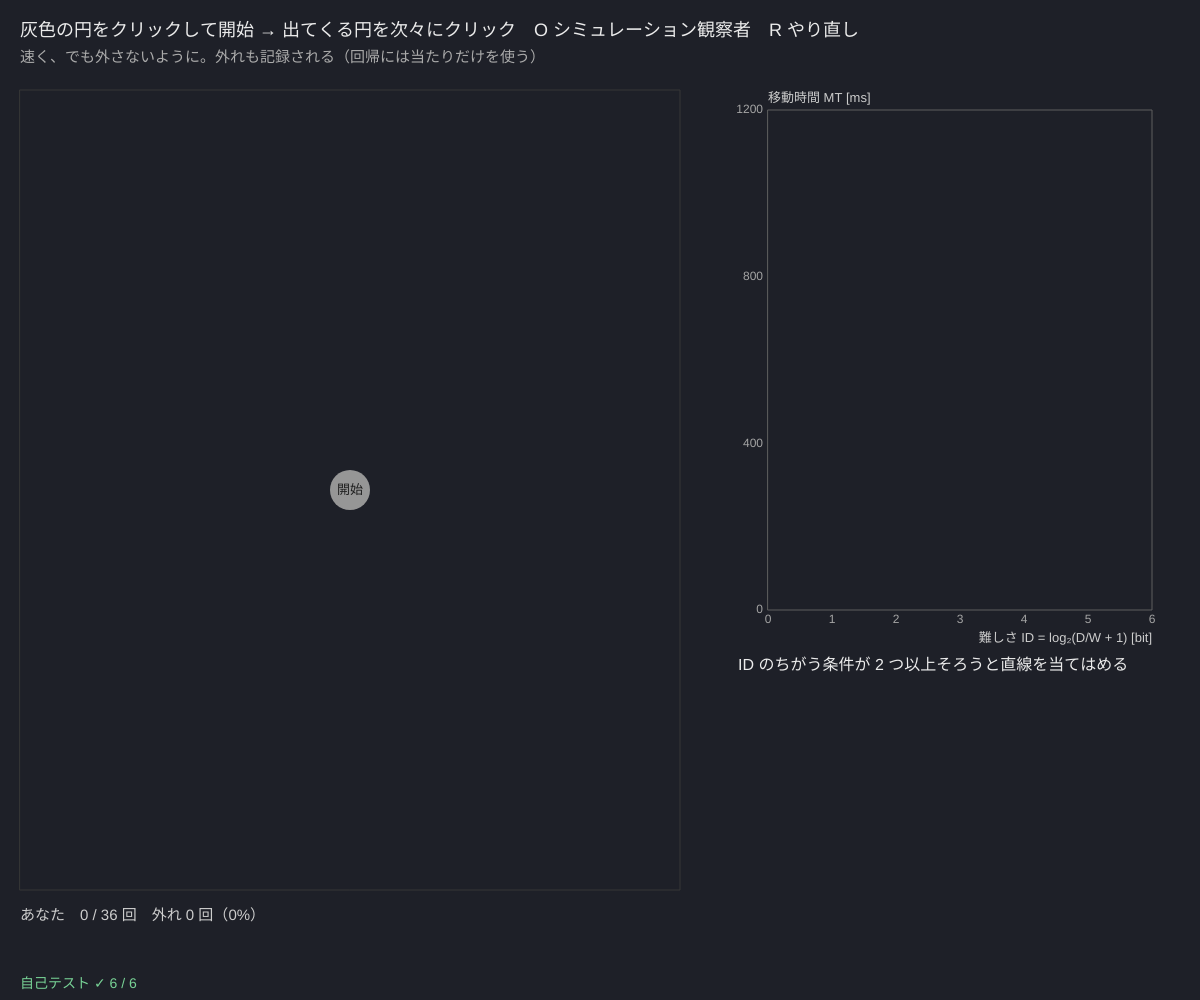
Frame 1 (no input)
Frame 60 (no input): identical to frame 1, image omitted
Frame 120 (the mouse pressed at the canvas centre since frame 60): identical to frame 1, image omitted

The p5.js sketch that drew this single still picture (run headless with seeded random() and noise() and a simulated clock; from frame 60 on, the mouse is pressed at the canvas centre):

// p5.js sketch
// ── sketch.js
// ============================================
// 10 フィッツの法則 ─ 遠くて小さいものほど、指すのに時間がかかる
// 出てきた円（ターゲット）をできるだけ速く正確にクリックする。距離 D と幅 W を 3 × 3 通りに変える
// 難しさ ID = log₂(D/W + 1) [bit]（シャノン形）。移動時間 MT = a + b·ID を回帰し、スループット = ID ÷ MT [bit/秒] を出す
// 灰色の円をクリックして開始 / O = シミュレーション観察者 / R = やり直し
// ============================================

const DS = [150, 300, 500];            // ★ 距離 D [px]
const WS = [16, 32, 64];               // ★ 幅 W [px]（円の直径）
const REPS = 4;                        // ★ 1 条件の回数（9 × 4 = 36 回）
const SIM = { a: 150, b: 120, sd: 40, err: 0.04 };   // ★ シミュレーション観察者：MT = a + b·ID [ms]
let order = [], ti = 0, trials = [], phase = 'ready', from = null, tgt = null, t0 = 0, sc = 1, simMode = false, simSeed = 1, fit = null;

function setup() {
  createCanvas(windowWidth, windowHeight);
  selfTest();
  resetData(false);
}
function arena() { return { x: 20, y: 90, w: width * 0.55, h: height - 200 }; }
function resetData(sim) {
  simMode = sim; trials = []; ti = 0; fit = null; seedRng(Date.now());
  order = []; for (let r = 0; r < REPS; r++) for (let D of DS) for (let W of WS) order.push([D, W]);
  shuffleArr(order);
  let A = arena(); sc = Math.min(1, (A.w - 80) / DS[DS.length - 1]);   // 画面がせまいときは全体を縮める（ID は変わらない）
  from = { x: A.x + A.w / 2, y: A.y + A.h / 2 }; phase = 'ready';
}
function ID(D, W) { return Math.log2(D / W + 1); }
function placeTarget() {
  let A = arena(), [D, W] = order[ti], d = D * sc, dir = rnd() < 0.5 ? -1 : 1;
  if (from.x + dir * d < A.x + 40 || from.x + dir * d > A.x + A.w - 40) dir = -dir;
  tgt = { x: from.x + dir * d, y: from.y, D, W, w: W * sc };
}
function mousePressed() {
  if (simMode) return;
  if (phase === 'ready') { if (Math.hypot(mouseX - from.x, mouseY - from.y) < 22) { placeTarget(); phase = 'go'; t0 = performance.now(); } return; }
  if (phase !== 'go') return;
  let mt = performance.now() - t0, hit = Math.hypot(mouseX - tgt.x, mouseY - tgt.y) <= tgt.w / 2;
  trials.push({ D: tgt.D, W: tgt.W, id: ID(tgt.D, tgt.W), mt, hit });
  from = { x: tgt.x, y: tgt.y }; ti++; refit();
  if (ti >= order.length) { phase = 'done'; return; }
  placeTarget(); t0 = performance.now();   // 次のターゲットはいまクリックした所から D はなれた所
}
// 条件ごとの平均 MT（当たりだけ）で直線 MT = a + b·ID
function condMeans(tr) {
  let out = [];
  for (let D of DS) for (let W of WS) { let r = tr.filter((t) => t.D === D && t.W === W && t.hit); if (r.length) out.push([ID(D, W), r.reduce((s, t) => s + t.mt, 0) / r.length]); }
  return out;
}
function throughput(tr) { let r = tr.filter((t) => t.hit && t.mt > 0); return r.length ? r.reduce((s, t) => s + t.id / (t.mt / 1000), 0) / r.length : null; }
function refit() { let c = condMeans(trials); fit = linFit(c.map((p) => p[0]), c.map((p) => p[1])); }
function simTrials(reps) {
  let out = [];
  for (let r = 0; r < reps; r++) for (let D of DS) for (let W of WS) { let id = ID(D, W); out.push({ D, W, id, mt: Math.max(80, SIM.a + SIM.b * id + SIM.sd * rndNormal()), hit: rnd() > SIM.err }); }
  return out;
}
function runSim(seed) { resetData(true); seedRng(seed); trials = simTrials(15); ti = order.length; phase = 'done'; refit(); }

function draw() {
  background(30, 32, 40);
  fill(235); noStroke(); textSize(18);
  text('灰色の円をクリックして開始 → 出てくる円を次々にクリック　O シミュレーション観察者　R やり直し', 20, 36);
  fill(170); textSize(15);
  text('速く、でも外さないように。外れも記録される（回帰には当たりだけを使う）', 20, 62);
  let A = arena();
  noFill(); stroke(55); rect(A.x, A.y, A.w, A.h);
  noStroke();
  if (phase === 'ready' && !simMode) { fill(150); circle(from.x, from.y, 40); fill(30); textSize(13); textAlign(CENTER, CENTER); text('開始', from.x, from.y); textAlign(LEFT, BASELINE); }
  if (phase === 'go') {
    stroke(70); strokeWeight(1); line(from.x, from.y, tgt.x, tgt.y);
    noStroke(); fill(255, 200, 110); circle(tgt.x, tgt.y, tgt.w);
    fill(170); textSize(13); text('D = ' + tgt.D + '　W = ' + tgt.W + '　ID = ' + ID(tgt.D, tgt.W).toFixed(2) + ' bit', A.x + 10, A.y + A.h - 10);
  }
  let hits = trials.filter((t) => t.hit).length;
  fill(205); textSize(15);
  text((simMode ? 'シミュレーション観察者' : 'あなた') + '　' + trials.length + (simMode ? '' : ' / ' + order.length) + ' 回　外れ ' + (trials.length - hits) + ' 回（' + (trials.length ? ((100 * (trials.length - hits)) / trials.length).toFixed(0) : 0) + '%）' + (phase === 'done' && !simMode ? '　おつかれさま！' : ''), A.x, A.y + A.h + 30);

  // ---- MT と ID のグラフ
  let g = { x: width * 0.64, y: 110, w: width * 0.32, h: height * 0.5, x0: 0, x1: 6, y0: 0, y1: 1200 };
  plotAxes(g, '難しさ ID = log₂(D/W + 1) [bit]', '移動時間 MT [ms]', [0, 1, 2, 3, 4, 5, 6], [0, 400, 800, 1200]);
  noStroke();
  for (let t of trials) { fill(t.hit ? color(120, 190, 255, 90) : color(255, 100, 100, 150)); circle(gX(g, t.id), gY(g, Math.min(t.mt, 1200)), 5); }
  fill(120, 190, 255); for (let p of condMeans(trials)) circle(gX(g, p[0]), gY(g, p[1]), 12);
  if (simMode) { stroke(120, 200, 140); strokeWeight(1.5); line(gX(g, 0), gY(g, SIM.a), gX(g, 6), gY(g, SIM.a + 6 * SIM.b)); }
  let ry = g.y + g.h + 60, tp = throughput(trials);
  if (fit && fit.ok) {
    stroke(255, 170, 90); strokeWeight(3); line(gX(g, 0), gY(g, fit.a), gX(g, 6), gY(g, fit.a + 6 * fit.b));
    noStroke(); fill(235); textSize(17);
    text('MT = ' + fit.a.toFixed(0) + ' + ' + fit.b.toFixed(0) + '·ID [ms]　r² = ' + fit.r2.toFixed(2), g.x - 30, ry);
  } else { noStroke(); fill(235); textSize(16); text('ID のちがう条件が 2 つ以上そろうと直線を当てはめる', g.x - 30, ry); }
  noStroke(); fill(235); textSize(15);
  if (tp) text('スループット（ID ÷ MT の平均）= ' + tp.toFixed(2) + ' bit/秒' + (fit && fit.ok && fit.b > 1 ? '　（1/b = ' + (1000 / fit.b).toFixed(2) + '）' : ''), g.x - 30, ry + 26);
  if (simMode) { fill(120, 200, 140); textSize(14); text('本当の値：a = ' + SIM.a + ' ms、b = ' + SIM.b + ' ms/bit', g.x - 30, ry + 52); }
  fill(selfTestResults.every((r) => r.ok) ? color(120, 210, 150) : color(255, 90, 90)); textSize(14);
  text(selfTestLine(), 20, height - 12);
}

function keyPressed() {
  if (key === 'o' || key === 'O') runSim(++simSeed);
  if (key === 'r' || key === 'R') resetData(false);
  return false;
}

// ---- 自己テスト
function selfTest() {
  selfTestResults = [];
  check('ID(D = 300, W = 20) = log₂16 = 4 bit、ID(150, 50) = 2 bit', near(ID(300, 20), 4, 1e-12) && near(ID(150, 50), 2, 1e-12));
  check('D と W を同じ倍率で縮めても ID は同じ', near(ID(500 * 0.7, 16 * 0.7), ID(500, 16), 1e-12));
  let f = linFit([1, 2, 3, 4], [250, 370, 490, 610]);
  check('ゆらぎのない MT → a = 130、b = 120 ちょうど', near(f.a, 130, 1e-9) && near(f.b, 120, 1e-9));
  check('スループット：ID 4 bit を 0.5 秒 → 8 bit/秒', near(throughput([{ id: 4, mt: 500, hit: true }]), 8, 1e-12));
  check('外ればかり・データなしでも NaN にならない（null）', throughput([{ id: 4, mt: 500, hit: false }]) === null && throughput([]) === null);
  seedRng(52); let tr = simTrials(40), c = condMeans(tr), f2 = linFit(c.map((p) => p[0]), c.map((p) => p[1]));
  check('シミュレーション観察者（360 回）：b ≈ 120 ms/bit（±12）、a ≈ 150（±30）', near(f2.b, SIM.b, 12) && near(f2.a, SIM.a, 30));
  reportSelfTest();
}

// ---------- やってみよう ----------
// 1. 36 回やって、自分の a、b、スループットを出そう。隣の人と比べると？
// 2. マウスとトラックパッド（またはタッチ）で測り比べよう。どのくらいちがう？
// 3. 「速く！」と「絶対に外さない」で意識を変えると、外れの割合と MT はどう変わる？
// 4. 画面の端にあるボタン（メニューバーなど）が押しやすいのはなぜ？ W がどうなると考えられる？
// 5. WS に 8 を足して、とても小さいターゲットでも直線に乗るか確かめよう


// ==================================================
// ここから下は「心理物理の道具」（中身は読まなくても OK。消さないでね）
// ==================================================
// ---- 種つきの乱数（同じ種なら毎回同じ列）。シミュレーション観察者と自己テストで使う
let rngState = 1;
function seedRng(s) { rngState = (s >>> 0) || 1; }
function rnd() {                       // 0〜1 の一様乱数（mulberry32）
  rngState = (rngState + 0x6d2b79f5) >>> 0;
  let t = rngState;
  t = Math.imul(t ^ (t >>> 15), t | 1);
  t ^= t + Math.imul(t ^ (t >>> 7), t | 61);
  return ((t ^ (t >>> 14)) >>> 0) / 4294967296;
}
function rndNormal() { let u = 1 - rnd(), v = rnd(); return Math.sqrt(-2 * Math.log(u)) * Math.cos(2 * Math.PI * v); }   // 標準正規分布
function shuffleArr(a) { for (let i = a.length - 1; i > 0; i--) { let j = Math.floor(rnd() * (i + 1)), t = a[i]; a[i] = a[j]; a[j] = t; } return a; }
function clampv(v, a, b) { return v < a ? a : v > b ? b : v; }
// ---- 正規分布：Φ（累積分布）と z（その逆関数。二分法で数値的に解く）
function erfA(x) {                     // 誤差関数（Abramowitz & Stegun 7.1.26、誤差 1.5e-7 以下）
  let s = x < 0 ? -1 : 1; x = Math.abs(x);
  let t = 1 / (1 + 0.3275911 * x);
  let y = 1 - ((((1.061405429 * t - 1.453152027) * t + 1.421413741) * t - 0.284496736) * t + 0.254829592) * t * Math.exp(-x * x);
  return s * y;
}
function Phi(x) { return 0.5 * (1 + erfA(x / Math.SQRT2)); }
function zOf(p) {                      // Φ(z) = p となる z
  p = clampv(p, 1e-9, 1 - 1e-9);
  let lo = -9, hi = 9;
  for (let i = 0; i < 70; i++) { let m = (lo + hi) / 2; if (Phi(m) < p) lo = m; else hi = m; }
  return (lo + hi) / 2;
}
// 割合を 1/(2N) で補正（0 や 1 だと z が無限大になるので）
function rateFix(k, n) { return n > 0 ? clampv(k / n, 1 / (2 * n), 1 - 1 / (2 * n)) : 0.5; }
// ---- 直線 y = a + b x を最小二乗法で当てはめる（r² = 当てはまりのよさ）
function linFit(xs, ys) {
  let n = xs.length;
  if (n < 2) return { ok: false };
  let mx = 0, my = 0;
  for (let i = 0; i < n; i++) { mx += xs[i]; my += ys[i]; }
  mx /= n; my /= n;
  let sxx = 0, sxy = 0, syy = 0;
  for (let i = 0; i < n; i++) { sxx += (xs[i] - mx) ** 2; sxy += (xs[i] - mx) * (ys[i] - my); syy += (ys[i] - my) ** 2; }
  if (sxx < 1e-12) return { ok: false };
  let b = sxy / sxx;
  return { ok: true, a: my - b * mx, b, r2: syy > 1e-12 ? (sxy * sxy) / (sxx * syy) : 1 };
}
// ---- グラフの道具：g = { x, y, w, h, x0, x1, y0, y1, logx, logy }
function gX(g, v) { let t = g.logx ? (Math.log(v) - Math.log(g.x0)) / (Math.log(g.x1) - Math.log(g.x0)) : (v - g.x0) / (g.x1 - g.x0); return g.x + clampv(t, -0.02, 1.02) * g.w; }
function gY(g, v) { let t = g.logy ? (Math.log(v) - Math.log(g.y0)) / (Math.log(g.y1) - Math.log(g.y0)) : (v - g.y0) / (g.y1 - g.y0); return g.y + g.h - clampv(t, -0.02, 1.02) * g.h; }
function plotAxes(g, xl, yl, xt, yt) {
  stroke(95); strokeWeight(1); noFill(); rect(g.x, g.y, g.w, g.h);
  noStroke(); fill(165); textSize(12); textAlign(CENTER, TOP);
  for (let v of xt) text(+v.toPrecision(3), gX(g, v), g.y + g.h + 4);
  textAlign(RIGHT, CENTER);
  for (let v of yt) text(+v.toPrecision(3), g.x - 5, gY(g, v));
  textAlign(LEFT, BASELINE); fill(205); textSize(13);
  text(xl, g.x + g.w - textWidth(xl), g.y + g.h + 32); text(yl, g.x, g.y - 8);
}
function polyline(pts) {               // 点が 2 つ以上あるときだけ折れ線を描く
  if (pts.length < 2) return;
  noFill(); beginShape(); for (let p of pts) vertex(p[0], p[1]); endShape();
}
// ---- 自己テストの道具
let selfTestResults = [];
function check(name, cond) { selfTestResults.push({ name, ok: !!cond }); }
function near(a, b, tol) { return a !== null && a !== undefined && isFinite(a) && Math.abs(a - b) <= (tol === undefined ? 1e-9 : tol); }
function reportSelfTest() { for (let r of selfTestResults) (r.ok ? console.log : console.error)((r.ok ? '✓ ' : '✗ ') + r.name); }
function selfTestLine() { let n = selfTestResults.filter((r) => r.ok).length; return '自己テスト ' + (n === selfTestResults.length ? '✓ ' : '✗ ') + n + ' / ' + selfTestResults.length; }
